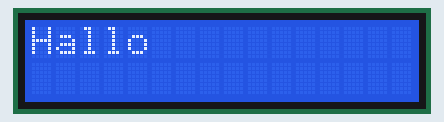
Bench run of a program on a simulated Raspberry Pi Pico running MicroPython. On the bench: 16×2 character LCD. At 2.1 s the program stops and its outputs stay as they are.

Above: at 0.1 s.
At 1.1 s:
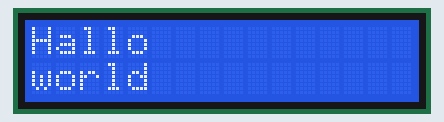

Measured:
- what the display in image 0 shows lasts 1.0 s, from 0.1 s to 1.1 s

The program:

1_helloworld.py
```python
from lcd1602 import LCD1602  # 导入LCD库（need download into pico)
from machine import I2C, Pin  # 导入I2C和Pin模块
from utime import sleep      # 导入sleep函数

# 初始化I2C连接
i2c = I2C(1, scl=Pin(7), sda=Pin(6), freq=400000)

# 初始化LCD
d = LCD1602(i2c, 2, 16)  # 2行16列LCD模块
d.display()              # 启用LCD显示

# 清空显示
d.clear()

# 显示文本
d.print("Hallo ")  # "hello" in the first line
sleep(1)           # stop 1s
d.setCursor(0, 1)  # cursor to second line
d.print("world ")  # "world" in the second line

sleep(1)
d.clear()
```
